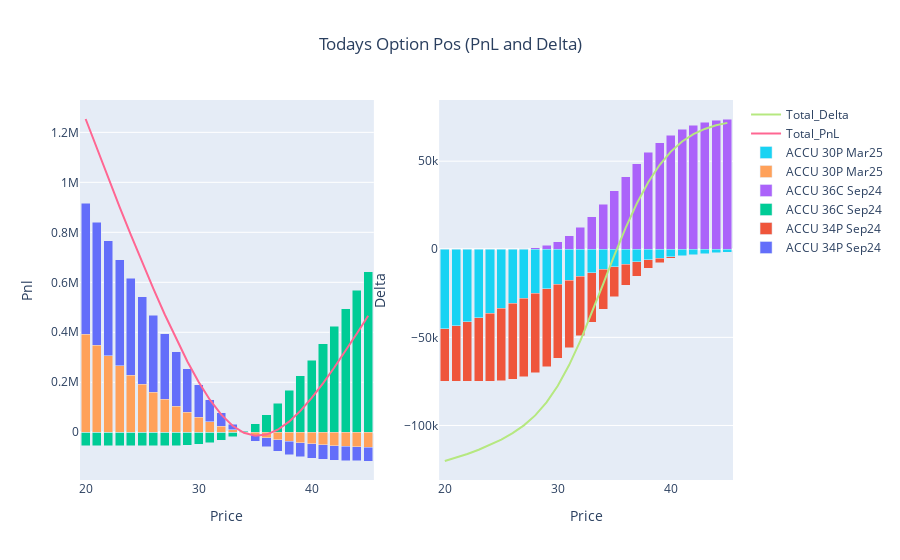

Source (notebook cell):
### Code cell
fig_p = go.Figure()
for i in list(p)[1:-1]:
    fig_p.add_trace(go.Bar(x=p.Price, y=p[i], name=i, base=0))

fig_p.add_trace(go.Scatter(x=p.Price, y=p.Option_Pnl, mode='lines', name='Total_PnL'))

#fig_p.update_layout(title='Option PnL Today', xaxis_title='Price', yaxis_title='pnl', barmode='stack')
#fig_p.show()

#~~~~~~~~~~~~~~~~~~~~~~~~~~~~~~~~~~~~~~~~~~~~~~~~~~~~~~~~~~~~~~~~~~~~~~~~~~~~~~~~~
fig_d = go.Figure()
for i in list(d)[1:-1]:
    fig_d.add_trace(go.Bar(x=d.Price, y=d[i], name=i, base=0))

fig_d.add_trace(go.Scatter(x=d.Price, y=d.Option_Delta, mode='lines', name='Total_Delta'))

#~~~~~~~~~~~~~~~~~~~~~~~~~~~~~~~~~~~~~~~~~~~~~~~~~~~~~~~~~~~~~~~~~~~~~~~~~~~~~~~~
fig = make_subplots(rows=1, cols=2)
for i in range(0,len(fig_p.data)):
    fig.add_trace(fig_p.data[i], row=1, col=1)
    fig.add_trace(fig_d.data[i], row=1, col=2)
    
fig.update_layout(title={'text': 'Todays Option Pos (PnL and Delta)','x': 0.5,'xanchor': 'center'}, barmode='stack')

fig.update_xaxes(title_text="Price", row=1, col=1)
fig.update_yaxes(title_text="Pnl", row=1, col=1)
fig.update_xaxes(title_text="Price", row=1, col=2)
fig.update_yaxes(title_text="Delta", row=1, col=2)    
fig.show()

### Figure 1 — Plotly figure (JSON) as saved in the notebook; plotly's stock layout.template omitted (floating-point values rounded to 4 significant figures)
{"data": [{"base": 0, "name": "ACCU 34P Sep24", "type": "bar", "x": [20, 21, 22, 23, 24, 25, 26, 27, 28, 29, 30, 31, 32, 33, 34, 35, 36, 37, 38, 39, 40, 41, 42, 43, 44, 45], "xaxis": "x", "y": [916100.0, 841100.0, 766100.0, 691200.0, 616300.0, 541600.0, 467400.0, 394200.0, 322800.0, 254200.0, 189800.0, 130700.0, 78230.0, 32990.0, -4703.0, -35050.0, -58660.0, -76430.0, -89370.0, -98500.0, -104800.0, -108900.0, -111600.0, -113300.0, -114400.0, -115000.0], "yaxis": "y"}, {"base": 0, "name": "ACCU 34P Sep24", "type": "bar", "x": [20, 21, 22, 23, 24, 25, 26, 27, 28, 29, 30, 31, 32, 33, 34, 35, 36, 37, 38, 39, 40, 41, 42, 43, 44, 45], "xaxis": "x2", "y": [-75000.0, -75000.0, -74990.0, -74950.0, -74820.0, -74500.0, -73810.0, -72470.0, -70190.0, -66720.0, -61940.0, -55930.0, -48960.0, -41470.0, -33950.0, -26850.0, -20530.0, -15180.0, -10870.0, -7552.0, -5094.0, -3343.0, -2137.0, -1333.0, -812.2, -484.3], "yaxis": "y2"}, {"base": 0, "name": "ACCU 36C Sep24", "type": "bar", "x": [20, 21, 22, 23, 24, 25, 26, 27, 28, 29, 30, 31, 32, 33, 34, 35, 36, 37, 38, 39, 40, 41, 42, 43, 44, 45], "xaxis": "x", "y": [-54460.0, -54460.0, -54460.0, -54460.0, -54460.0, -54430.0, -54350.0, -54100.0, -53440.0, -51900.0, -48720.0, -42830.0, -32930.0, -17640.0, 4256.0, 33620.0, 70810.0, 115600.0, 167400.0, 225200.0, 287900.0, 354400.0, 423800.0, 495100.0, 567900.0, 641500.0], "yaxis": "y"}, {"base": 0, "name": "ACCU 36C Sep24", "type": "bar", "x": [20, 21, 22, 23, 24, 25, 26, 27, 28, 29, 30, 31, 32, 33, 34, 35, 36, 37, 38, 39, 40, 41, 42, 43, 44, 45], "xaxis": "x2", "y": [0.003477, 0.03835, 0.3145, 1.986, 9.957, 40.67, 138.5, 400.8, 1004.0, 2209.0, 4331.0, 7661.0, 12370.0, 18410.0, 25530.0, 33260.0, 41070.0, 48440.0, 54970.0, 60450.0, 64800.0, 68090.0, 70470.0, 72120.0, 73230.0, 73940.0], "yaxis": "y2"}, {"base": 0, "name": "ACCU 30P Mar25", "type": "bar", "x": [20, 21, 22, 23, 24, 25, 26, 27, 28, 29, 30, 31, 32, 33, 34, 35, 36, 37, 38, 39, 40, 41, 42, 43, 44, 45], "xaxis": "x", "y": [391800.0, 347500.0, 305200.0, 265100.0, 227600.0, 192700.0, 160500.0, 131300.0, 104800.0, 81040.0, 59920.0, 41280.0, 24930.0, 10690.0, -1635.0, -12250.0, -21340.0, -29080.0, -35650.0, -41200.0, -45880.0, -49790.0, -53070.0, -55800.0, -58070.0, -59950.0], "yaxis": "y"}, {"base": 0, "name": "ACCU 30P Mar25", "type": "bar", "x": [20, 21, 22, 23, 24, 25, 26, 27, 28, 29, 30, 31, 32, 33, 34, 35, 36, 37, 38, 39, 40, 41, 42, 43, 44, 45], "xaxis": "x2", "y": [-45160.0, -43350.0, -41240.0, -38850.0, -36260.0, -33520.0, -30710.0, -27880.0, -25090.0, -22410.0, -19850.0, -17460.0, -15260.0, -13250.0, -11440.0, -9819.0, -8387.0, -7131.0, -6037.0, -5090.0, -4276.0, -3580.0, -2988.0, -2487.0, -2065.0, -1710.0], "yaxis": "y2"}, {"mode": "lines", "name": "Total_PnL", "type": "scatter", "x": [20, 21, 22, 23, 24, 25, 26, 27, 28, 29, 30, 31, 32, 33, 34, 35, 36, 37, 38, 39, 40, 41, 42, 43, 44, 45], "xaxis": "x", "y": [1253000.0, 1134000.0, 1017000.0, 901800.0, 789400.0, 679800.0, 573600.0, 471300.0, 374100.0, 283300.0, 201000.0, 129200.0, 70230.0, 26040.0, -2083.0, -13670.0, -9191.0, 10110.0, 42380.0, 85500.0, 137300.0, 195700.0, 259100.0, 326000.0, 395400.0, 466500.0], "yaxis": "y"}, {"mode": "lines", "name": "Total_Delta", "type": "scatter", "x": [20, 21, 22, 23, 24, 25, 26, 27, 28, 29, 30, 31, 32, 33, 34, 35, 36, 37, 38, 39, 40, 41, 42, 43, 44, 45], "xaxis": "x2", "y": [-120200.0, -118300.0, -116200.0, -113800.0, -111100.0, -108000.0, -104400.0, -99940.0, -94280.0, -86910.0, -77460.0, -65730.0, -51850.0, -36310.0, -19850.0, -3406.0, 12160.0, 26130.0, 38060.0, 47810.0, 55430.0, 61170.0, 65350.0, 68300.0, 70350.0, 71740.0], "yaxis": "y2"}], "layout": {"autosize": true, "barmode": "stack", "title": {"text": "Todays Option Pos (PnL and Delta)", "x": 0.5, "xanchor": "center"}, "xaxis": {"anchor": "y", "autorange": true, "domain": [0, 0.45], "range": [19.5, 45.5], "title": {"text": "Price"}, "type": "linear"}, "xaxis2": {"anchor": "y2", "autorange": true, "domain": [0.55, 1], "range": [19.5, 45.5], "title": {"text": "Price"}, "type": "linear"}, "yaxis": {"anchor": "x", "autorange": true, "domain": [0, 1], "range": [-191100.0, 1329000.0], "title": {"text": "Pnl"}, "type": "linear"}, "yaxis2": {"anchor": "x2", "autorange": true, "domain": [0, 1], "range": [-130900.0, 84720.0], "title": {"text": "Delta"}, "type": "linear"}}}
